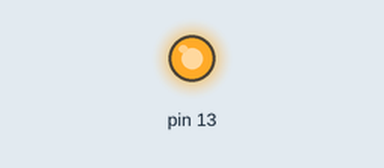
This sketch was run on a simulated Arduino Uno, built with avr-gcc and run on an emulated ATmega328P. Shown: output pins drawn as LEDs (lit = HIGH).

Above: at 0.75 s.
At 9.5 s:
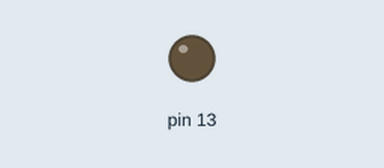
Timing chart, 0 to 13.8 s (numbered marks = the images above):
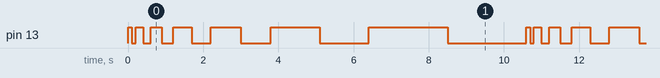

Measured:
- by itself, pin 13: repeats every 10.6 s: LOW 0.10 s, HIGH 0.20 s, LOW 0.20 s, HIGH 0.30 s, LOW 0.30 s, HIGH 0.50 s, LOW 0.50 s, HIGH 0.80 s, LOW 0.80 s, HIGH 1.3 s, LOW 1.3 s, HIGH 2.1 s, LOW 2.1 s, HIGH 0.10 s
- by itself, everything shown: repeats every 10.6 s, in 14 steps

The sketch:

FibLED.ino
```cpp
/*
Name:		Sketch2.ino
Created:	2/26/2018 10:17:30 PM
Author:	leon1
*/

// the setup function runs once when you press reset or power the board
void setup() {
	pinMode(13, OUTPUT);
}

// the loop function runs over and over again until power down or reset
void loop() {
	digitalWrite(13, HIGH);
	delay(100);
	digitalWrite(13, LOW);
	delay(100);
	digitalWrite(13, HIGH);
	delay(200);
	digitalWrite(13, LOW);
	delay(200);
	digitalWrite(13, HIGH);
	delay(300);
	digitalWrite(13, LOW);
	delay(300);
	digitalWrite(13, HIGH);
	delay(500);
	digitalWrite(13, LOW);
	delay(500);
	digitalWrite(13, HIGH);
	delay(800);
	digitalWrite(13, LOW);
	delay(800);
	digitalWrite(13, HIGH);
	delay(1300);
	digitalWrite(13, LOW);
	delay(1300);
	digitalWrite(13, HIGH);
	delay(2100);
	digitalWrite(13, LOW);
	delay(2100);
}
```
